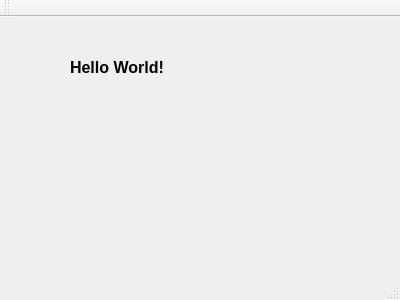
<?xml version="1.0" encoding="UTF-8"?>
<ui version="4.0">
 <class>MainWindow</class>
 <widget class="QMainWindow" name="MainWindow">
  <property name="geometry">
   <rect>
    <x>0</x>
    <y>0</y>
    <width>400</width>
    <height>300</height>
   </rect>
  </property>
  <property name="windowTitle">
   <string>MainWindow</string>
  </property>
  <widget class="QWidget" name="centralWidget">
   <widget class="QLabel" name="label">
    <property name="geometry">
     <rect>
      <x>70</x>
      <y>40</y>
      <width>141</width>
      <height>21</height>
     </rect>
    </property>
    <property name="font">
     <font>
      <pointsize>12</pointsize>
      <weight>75</weight>
      <bold>true</bold>
     </font>
    </property>
    <property name="text">
     <string>Hello World!</string>
    </property>
   </widget>
  </widget>
  <widget class="QMenuBar" name="menuBar">
   <property name="geometry">
    <rect>
     <x>0</x>
     <y>0</y>
     <width>400</width>
     <height>25</height>
    </rect>
   </property>
  </widget>
  <widget class="QToolBar" name="mainToolBar">
   <attribute name="toolBarArea">
    <enum>TopToolBarArea</enum>
   </attribute>
   <attribute name="toolBarBreak">
    <bool>false</bool>
   </attribute>
  </widget>
  <widget class="QStatusBar" name="statusBar"/>
 </widget>
 <layoutdefault spacing="6" margin="11"/>
 <resources/>
 <connections/>
</ui>
